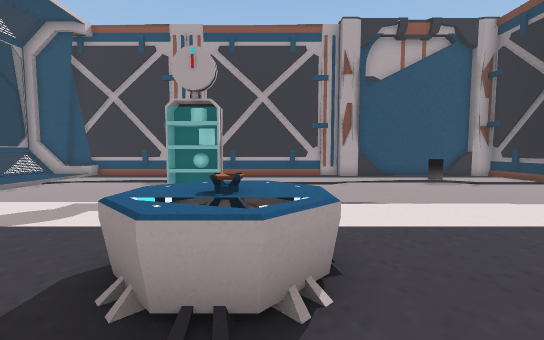
[1] (above)

16 first-person views from a walk through a scene from a Unity 3-D project. The camera is 1.3 m above the floor, tilts 4° down and sees 90° across. The floor is counted in squares, 1 m on a side. Each view is taken from the middle of a square. On the plan, view 1 faces up. The plan holds only what a view shows up to about 13 squares ahead; the rest is blank. The place goes on beyond the plan. The player is left out. Some surface patterns are stand-ins.

[2]
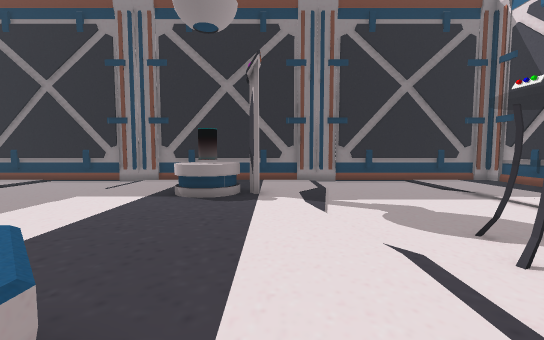

[3]
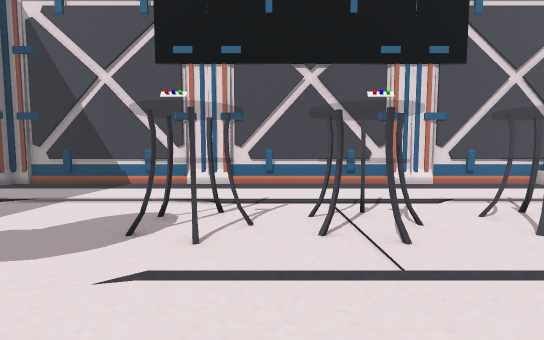

[4]
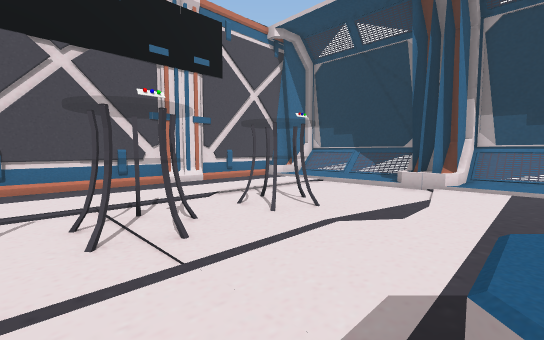

[5]
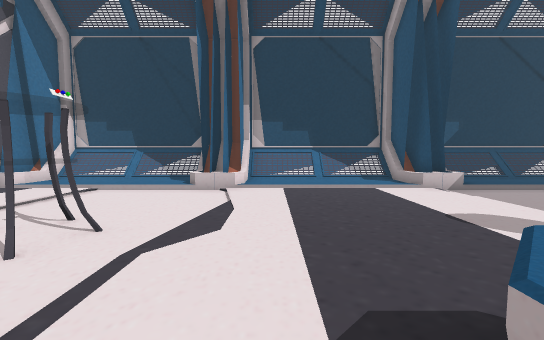

[6]
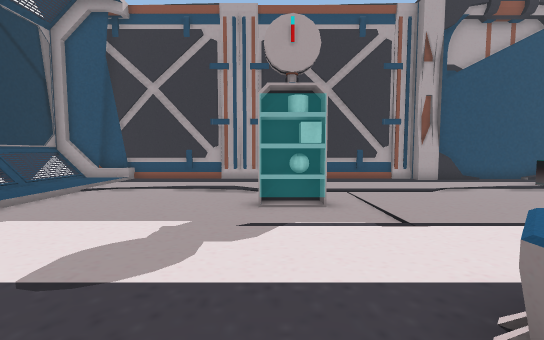

[7]
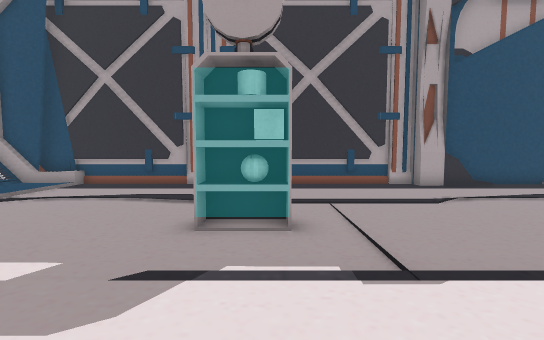

[8]
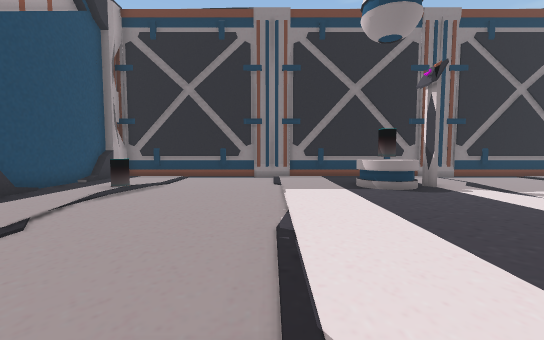

[9]
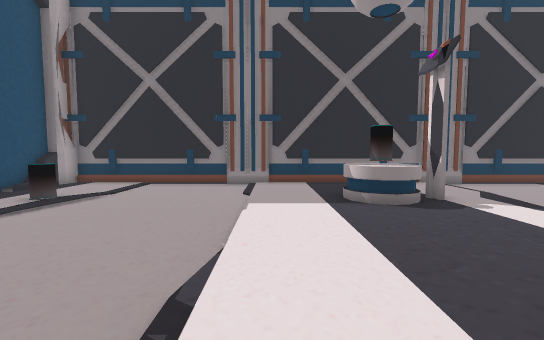

[10]
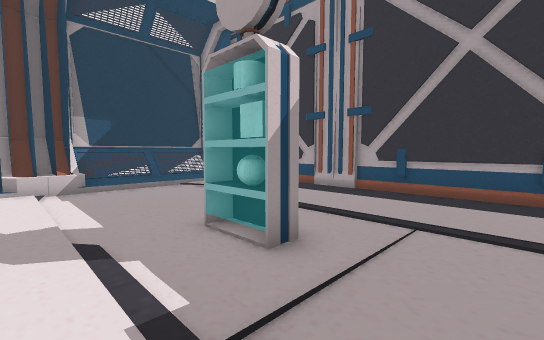

[11]
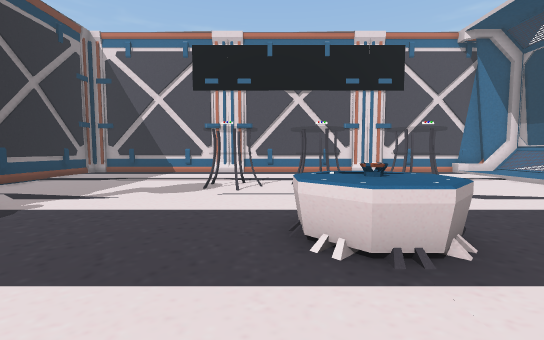

[12]
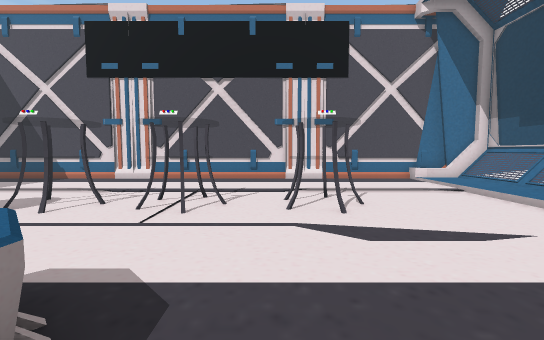

[13]
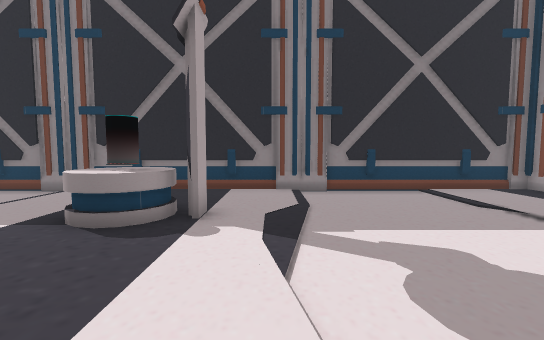

[14]
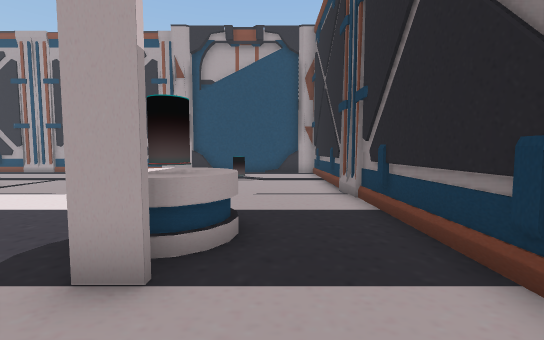

[15]
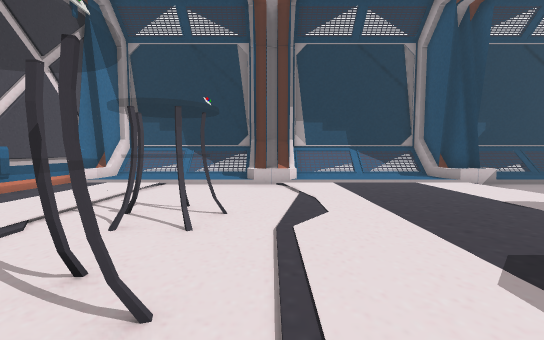

[16]
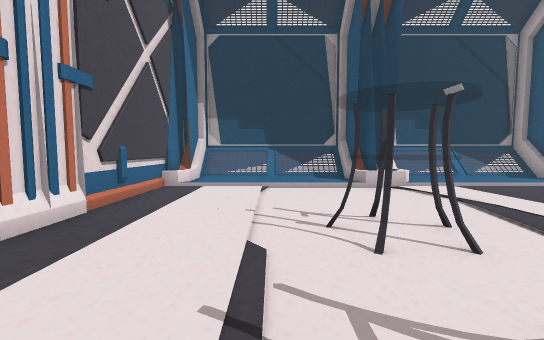

### Floor plan
Key: @ floor where view 1 was taken; # wall or solid block; . floor; / step, stairs or slope; = window, fence, low wall or low ledge; C clock; W white cube; P projector; N console; T table; O other object.
Columns run from 13 left of view 1 to 12 right of it. Each row starts with its distance up from view 1.
 15   #######################
 14 ###/....................#
 13 =/......................##
 12 =/..................O....#
 11 =/.......................#
 10 =/.......................#
  9 =/........CW.............#
  8 ###/.....................#
  7  ###.....................#
  6 ###/.....................#
  5 =/.......................#
  4 =/..........PP......OO...#
  3 =/..........PP......OO...#
  2 =/..........PP......NN...#
  1 =/.......................#
  0 ###/.........@...........#
 -1  ###.....................#
 -2 ###/.....T..T..T.........#
 -3 =/......TT..TT.TT........#
 -4 =/.......T..T..T.........#
 -5 =/.......................#
 -6 =/.......................#
 -7 =/.......................#
 -8 ###/.....................#
 -9  #########################

Where each view was taken, in squares from view 1:
view 1: 0 up, 0 right, facing up
view 2: 1 up, 1 left, facing right
view 3: 2 up, 1 right, facing down
view 4: 2 up, 1 right, facing down-left
view 5: 1 up, 0 right, facing left
view 6: 2 up, 3 left, facing up
view 7: 4 up, 2 left, facing up
view 8: 7 up, 2 left, facing right
view 9: 6 up, 0 right, facing right
view 10: 6 up, 1 right, facing up-left
view 11: 7 up, 1 right, facing down
view 12: 4 up, 3 left, facing down
view 13: 0 up, 2 right, facing right
view 14: 1 down, 9 right, facing up
view 15: 1 down, 1 right, facing left
view 16: 5 down, 0 right, facing left
